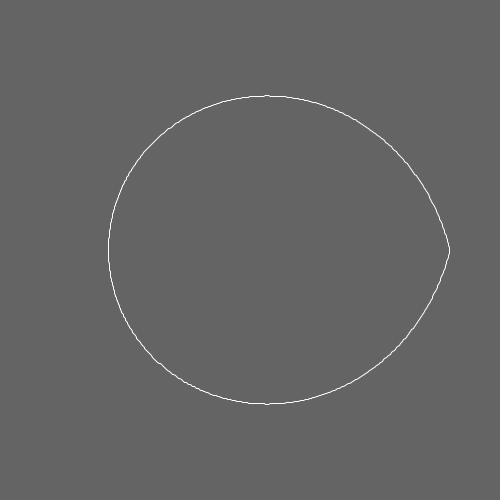
Frame 1 (no input)
Frame 60 (the mouse pressed at the canvas centre just before this capture): identical to frame 1, image omitted
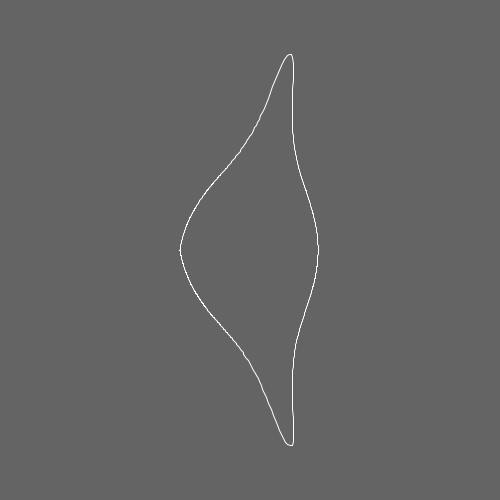
Frame 120 (the mouse held since frame 60 and released just before this capture)

The Processing sketch that drew these frames (run headless with seeded random() and noise(); from frame 60 on, the mouse is pressed at the canvas centre):

// Processing sketch: SuperFormula
// ── SuperFormula.pde
void setup() {
  size(500, 500);
  pixelDensity(2);
}
void draw() {
  background(100);
  fill(255);
  noFill();
  stroke(150);
  stroke(255);
  for (float t=-PI; t<PI; t+=0.01) {
    PVector pos=formula(t).mult(100);
    vertex(width/2+pos.x, height/2+pos.y);
  }
  ArrayList<PVector>list=new ArrayList<PVector>();
  float largestMag=0;
  for (float t=-PI; t<PI; t+=0.01) {
    PVector p=formula(t);
    list.add(p);
    float mag=p.mag();
    if (mag>largestMag)largestMag=mag;
  }
  beginShape();
  for (PVector p : list) {
    p.mult(min(width/2, height/2)-50);
    p.mult(1.0/largestMag);
    vertex(p.x+width/2, p.y+height/2);
  }
  endShape(CLOSE);
  noFill();
  stroke(0);
  //rect(50,50,min(width,height)-100,min(width,height)-100);
  float val=0.1;
  a=lerp(a, ta, val);
  b=lerp(b, tb, val);
  n1=lerp(n1, tn1, val);
  n2=lerp(n2, tn2, val);
  n3=lerp(n3, tn3, val);
  y=lerp(y, ty, val);
  //z=lerp(z, tz, val);
  //float z=0.01;
  if (frameCount%60==0) {
    ty=random(2, 6);
    tz=random(2, 6);
    tn1=random(1, 8);
    tn2=random(1, 8);
    tn3=random(1, 8);
    ta=random(0, 2);
    tb=random(0, 2);
  }
  //m=noise(frameCount*z);
  //a=noise(frameCount*z+10);
  //b=noise(frameCount*z+20);
  //a=b=1;
  //n1=noise(frameCount*z+30)*4-2;
  //n2=noise(frameCount*z+40)*4-2;
  //n3=noise(frameCount*z+50)*4-2;
  //n1=float(mouseX)/width;
  //n3=float(mouseY)/height;
}
void mousePressed() {
  //y=4;
  //z=6;
  //n1=n2=n3=3;
  //a=b=1;
  //m1=random(0,2);
  //m2=random(0,2);
}
float ty=1, tz=1, tn1=1, tn2=1, tn3=1, ta=1, tb=1;
float y=1;
float z=1;
float n1=1;
float n2=1;
float n3=1;
float a=1;
float b=1;
PVector formula(float t) {
  float r=pow(pow(abs(cos(y*t/4)/a), n2)+pow(abs(sin(z*t/4)/b), n3), -1/n1);
  return new PVector(cos(t)*r, sin(t)*r);
}
